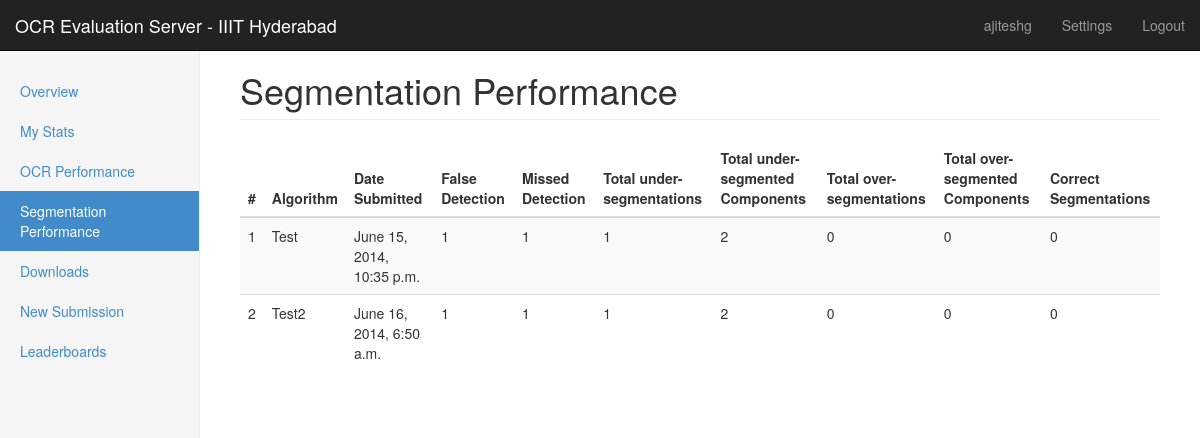
Screenshot of /seg_performance/ (signed in) with the database file from the repository.
### ocr_evaluation/models.py (models this page shows)
class Performance(models.Model):
    history = models.ForeignKey(History)
    char_error = models.DecimalField(max_digits=6,decimal_places=3)
    word_error = models.DecimalField(max_digits=6,decimal_places=3)
    false_detect = models.IntegerField()
    missed_detect = models.IntegerField()
    under_seg = models.IntegerField()
    under_seg_comp = models.IntegerField()
    over_seg = models.IntegerField()
    over_seg_comp = models.IntegerField()
    correct_seg = models.IntegerField()
    total = models.DecimalField(max_digits=6,decimal_places=3)

class History(models.Model):
    user = models.ForeignKey(User)
    dataset = models.ForeignKey(TestData)
    upfile = models.FileField(upload_to='mydata/')
    uptime = models.DateTimeField()
    algo = models.CharField(max_length=50)

### ocr_evaluation/views.py (the view)
# urls.py: url(r'^seg_performance/$', 'ocr_evaluation.views.seg_performance'),
def seg_performance(request):
    hist = Performance.objects.filter(history__user=User.objects.get(id=request.user.id))
    return render(request, 'seg_performance.html', {'history':hist})

### ocr_evaluation/templates/seg_performance.html
{% extends "account/dash_base.html" %}
{% load staticfiles %}
{% block sidebar %}
  <div class="container-fluid">
    <div class="row">
      <div class="col-sm-3 col-md-2 sidebar">
        <ul class="nav nav-sidebar">
          <li><a href="/accounts/profile/">Overview</a></li>
          <li><a href="/mystats/">My Stats</a></li>
          <li><a href="/ocr_performance/">OCR Performance</a></li>
          <li class="active"><a href="/seg_performance/">Segmentation Performance</a></li>
          <li><a href="/file_list/">Downloads</a></li>
          <li><a href="/upload/">New Submission</a></li>
          <li><a href="/leaderboards/">Leaderboards</a></li>
        </ul>
      </div>
{% endblock %}
{% block content %}
  <div class="col-sm-9 col-sm-offset-3 col-md-10 col-md-offset-2 main">
    <h1 class="page-header">Segmentation Performance</h1>
    <div class="table-responsive">
      <table class="table table-striped">
        <thead>
          <tr>
            <th>#</th>
            <th>Algorithm</th>
            <th>Date Submitted</th>
            <th>False Detection</th>
            <th>Missed Detection</th>
            <th>Total under-segmentations</th>
            <th>Total under-segmented Components</th>
            <th>Total over-segmentations</th>
            <th>Total over-segmented Components</th>
            <th>Correct Segmentations</th>
          </tr>
        </thead>
        <tbody>
          {% if history %}
          {% for h in history %}
          <tr>
            <td>{{ forloop.counter }}</td>
            <td>{{ h.history.algo }}</td>
            <td>{{ h.history.uptime }}</td>
            <td>{{ h.false_detect }}</td>
            <td>{{ h.missed_detect }}</td>
            <td>{{ h.under_seg }}</td>
            <td>{{ h.under_seg_comp }}</td>
            <td>{{ h.over_seg }}</td>
            <td>{{ h.over_seg_comp }}</td>
            <td>{{ h.correct_seg }}</td>
          </tr>
          {% endfor %}
          {% endif %}
        </tbody>
      </table>
    </div>
{% endblock %}

### ocr_evaluation/templates/account/dash_base.html (shortened to what this page needs)
{% load staticfiles %}
{% load account %}
<!DOCTYPE html>
<html lang="en">
  <head>
    <link href="{% static "assets/css/bootstrap.min.css" %}" rel="stylesheet">
    <link href="{% static "assets/css/dashboard.css" %}" rel="stylesheet">
  </head>
  <body>
    <div class="navbar navbar-inverse navbar-fixed-top" role="navigation">
      <div class="container-fluid">
        <div class="navbar-header">
          <a class="navbar-brand" href="#">OCR Evaluation Server - IIIT Hyderabad</a>
        </div>
        <div class="navbar-collapse collapse">
          <ul class="nav navbar-nav navbar-right">
            <li><a href="/accounts/profile/">{{ request.user.username }}</a></li>
            <li><a href="#">Settings</a></li>
            <li><a href="/accounts/logout/">Logout</a></li>
          </ul>
        </div>
      </div>
    </div>
    {% block sidebar %}
    {% endblock %}
        {% block content %}
        {% endblock %}
      </div>
    </div>
  </body>
</html>

### static/css/dashboard.css (style rules this page uses)
body { padding-top: 50px; }
.sidebar { display: none; }
@media (min-width: 768px) { .sidebar { position: fixed; top: 51px; bottom: 0; left: 0; z-index: 1000; display: block; padding: 20px; overflow-x: hidden; overflow-y: auto; background-color: #f5f5f5; border-right: 1px solid #eee; } }
.nav-sidebar { margin-right: -21px; margin-bottom: 20px; margin-left: -20px; }
.nav-sidebar > li > a { padding-right: 20px; padding-left: 20px; }
.nav-sidebar > .active > a { color: #fff; background-color: #428bca; }
.main { padding: 20px; }
@media (min-width: 768px) { .main { padding-right: 40px; padding-left: 40px; } }
.main .page-header { margin-top: 0; }
a { outline:none; }

### rows the page displays
Performance: history.algo "Test", history.uptime "June 15, 2014, 10:35 p.m.", false_detect "1", missed_detect "1", under_seg "1", under_seg_comp "2", over_seg "0", over_seg_comp "0", correct_seg "0"
Performance: history.algo "Test2", history.uptime "June 16, 2014, 6:50 a.m.", false_detect "1", missed_detect "1", under_seg "1", under_seg_comp "2", over_seg "0", over_seg_comp "0", correct_seg "0"

### other values shown
{{ request.user.username }} "ajiteshg"
